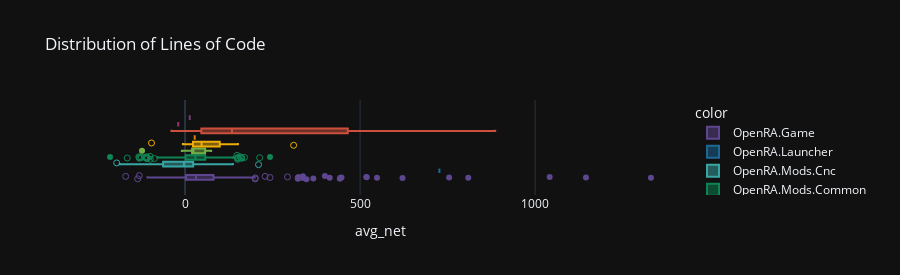

The cell this chart's notebook holds for it:
### Code cell
# Overall box plot for all code
fig = px.box(df_grouped,
             title='Distribution of Lines of Code',
             x='avg_net',
             color=df_grouped.index.get_level_values(1),
             height=275,
             template=template,
             color_discrete_sequence=theme,
             #hover_data=['project','path','filename'],
             labels={
                 'project': 'Project',
                 'lines': 'Lines of Code',
             },
             points='suspectedoutliers')
fig.update_traces(quartilemethod='linear', jitter=1)
fig.show()

### Figure 1 — Plotly figure (JSON) as saved in the notebook; plotly's stock layout.template omitted (floating-point values rounded to 4 significant figures; data arrays with more than 128 entries replaced by an {"elided": "..."} marker saying what was removed)
{"data": [{"alignmentgroup": "True", "boxpoints": "suspectedoutliers", "hovertemplate": "color=OpenRA.Game<br>avg_net=%{x}<extra></extra>", "jitter": 1, "legendgroup": "OpenRA.Game", "marker": {"color": "rgb(95, 70, 144)"}, "name": "OpenRA.Game", "notched": false, "offsetgroup": "OpenRA.Game", "orientation": "h", "quartilemethod": "linear", "showlegend": true, "type": "box", "x": {"elided": "206 float values"}, "x0": " ", "xaxis": "x", "y0": " ", "yaxis": "y"}, {"alignmentgroup": "True", "boxpoints": "suspectedoutliers", "hovertemplate": "color=OpenRA.Launcher<br>avg_net=%{x}<extra></extra>", "jitter": 1, "legendgroup": "OpenRA.Launcher", "marker": {"color": "rgb(29, 105, 150)"}, "name": "OpenRA.Launcher", "notched": false, "offsetgroup": "OpenRA.Launcher", "orientation": "h", "quartilemethod": "linear", "showlegend": true, "type": "box", "x": [726.6], "x0": " ", "xaxis": "x", "y0": " ", "yaxis": "y"}, {"alignmentgroup": "True", "boxpoints": "suspectedoutliers", "hovertemplate": "color=OpenRA.Mods.Cnc<br>avg_net=%{x}<extra></extra>", "jitter": 1, "legendgroup": "OpenRA.Mods.Cnc", "marker": {"color": "rgb(56, 166, 165)"}, "name": "OpenRA.Mods.Cnc", "notched": false, "offsetgroup": "OpenRA.Mods.Cnc", "orientation": "h", "quartilemethod": "linear", "showlegend": true, "type": "box", "x": [22.69, -12.2, -26.7, 26.47, -32.5, -3.308, -98.29, -186.7, 11.56, 6.667, -23.67, -16, -86.62, 16, 2.875, 0.3333, -0.7778, -6.667, -6.667, -14.67, 1.333, -116.8, 19.14, 210, 1.333, 2, 1.286, -98.57, 69, -101.1, -52.89, -140.1, 24.43, -62.25, -7.538, 4.933, 33.75, -40.11, 136.7, -15.5, 12.2, -74.12, -2.4, -92.4, -85.14, -85.14, -18.36, 8.833, 8.481, 55.5, -68.57, 28.48, -13.22, -79.4, 59.25, -22.31, -11.4, 27, 67.56, -23.67, 4.463, 30.07, 27.8, 32.11, 10.67, 24.98, -122.1, 26.83, 44.8, -88.86, 0, -64.08, 77.88, -63.5, -110.2, -195.2, -58.38, -113.7, -54, 76, 106], "x0": " ", "xaxis": "x", "y0": " ", "yaxis": "y"}, {"alignmentgroup": "True", "boxpoints": "suspectedoutliers", "hovertemplate": "color=OpenRA.Mods.Common<br>avg_net=%{x}<extra></extra>", "jitter": 1, "legendgroup": "OpenRA.Mods.Common", "marker": {"color": "rgb(15, 133, 84)"}, "name": "OpenRA.Mods.Common", "notched": false, "offsetgroup": "OpenRA.Mods.Common", "orientation": "h", "quartilemethod": "linear", "showlegend": true, "type": "box", "x": {"elided": "408 float values"}, "x0": " ", "xaxis": "x", "y0": " ", "yaxis": "y"}, {"alignmentgroup": "True", "boxpoints": "suspectedoutliers", "hovertemplate": "color=OpenRA.Mods.D2k<br>avg_net=%{x}<extra></extra>", "jitter": 1, "legendgroup": "OpenRA.Mods.D2k", "marker": {"color": "rgb(115, 175, 72)"}, "name": "OpenRA.Mods.D2k", "notched": false, "offsetgroup": "OpenRA.Mods.D2k", "orientation": "h", "quartilemethod": "linear", "showlegend": true, "type": "box", "x": [41.89, 74.42, -122.9, 19.45, 60.52, -9.077, 23.14, 24.17, 65.28, 47.62, 22], "x0": " ", "xaxis": "x", "y0": " ", "yaxis": "y"}, {"alignmentgroup": "True", "boxpoints": "suspectedoutliers", "hovertemplate": "color=OpenRA.Platforms.Default<br>avg_net=%{x}<extra></extra>", "jitter": 1, "legendgroup": "OpenRA.Platforms.Default", "marker": {"color": "rgb(237, 173, 8)"}, "name": "OpenRA.Platforms.Default", "notched": false, "offsetgroup": "OpenRA.Platforms.Default", "orientation": "h", "quartilemethod": "linear", "showlegend": true, "type": "box", "x": [80.23, -95.83, 120.2, 38, 310.2, 95.45, -6, 32.59, 24.71, 82.57, 12.93, 16.7, 60.36, 47.11, 150.9, 36.11, 110.1], "x0": " ", "xaxis": "x", "y0": " ", "yaxis": "y"}, {"alignmentgroup": "True", "boxpoints": "suspectedoutliers", "hovertemplate": "color=OpenRA.Server<br>avg_net=%{x}<extra></extra>", "jitter": 1, "legendgroup": "OpenRA.Server", "marker": {"color": "rgb(225, 124, 5)"}, "name": "OpenRA.Server", "notched": false, "offsetgroup": "OpenRA.Server", "orientation": "h", "quartilemethod": "linear", "showlegend": true, "type": "box", "x": [27.57], "x0": " ", "xaxis": "x", "y0": " ", "yaxis": "y"}, {"alignmentgroup": "True", "boxpoints": "suspectedoutliers", "hovertemplate": "color=OpenRA.Test<br>avg_net=%{x}<extra></extra>", "jitter": 1, "legendgroup": "OpenRA.Test", "marker": {"color": "rgb(204, 80, 62)"}, "name": "OpenRA.Test", "notched": false, "offsetgroup": "OpenRA.Test", "orientation": "h", "quartilemethod": "linear", "showlegend": true, "type": "box", "x": [116.8, 482.2, -38.86, 84.58, 447.4, 886, 877.9, 8.5, 153.7, 123, -18.71, 145.2], "x0": " ", "xaxis": "x", "y0": " ", "yaxis": "y"}, {"alignmentgroup": "True", "boxpoints": "suspectedoutliers", "hovertemplate": "color=OpenRA.Utility<br>avg_net=%{x}<extra></extra>", "jitter": 1, "legendgroup": "OpenRA.Utility", "marker": {"color": "rgb(148, 52, 110)"}, "name": "OpenRA.Utility", "notched": false, "offsetgroup": "OpenRA.Utility", "orientation": "h", "quartilemethod": "linear", "showlegend": true, "type": "box", "x": [-19.39], "x0": " ", "xaxis": "x", "y0": " ", "yaxis": "y"}, {"alignmentgroup": "True", "boxpoints": "suspectedoutliers", "hovertemplate": "color=OpenRA.WindowsLauncher<br>avg_net=%{x}<extra></extra>", "jitter": 1, "legendgroup": "OpenRA.WindowsLauncher", "marker": {"color": "rgb(111, 64, 112)"}, "name": "OpenRA.WindowsLauncher", "notched": false, "offsetgroup": "OpenRA.WindowsLauncher", "orientation": "h", "quartilemethod": "linear", "showlegend": true, "type": "box", "x": [13.33], "x0": " ", "xaxis": "x", "y0": " ", "yaxis": "y"}], "layout": {"boxmode": "group", "height": 275, "legend": {"title": {"text": "color"}, "tracegroupgap": 0}, "title": {"text": "Distribution of Lines of Code"}, "xaxis": {"anchor": "y", "domain": [0, 1], "title": {"text": "avg_net"}}, "yaxis": {"anchor": "x", "domain": [0, 1]}}}
